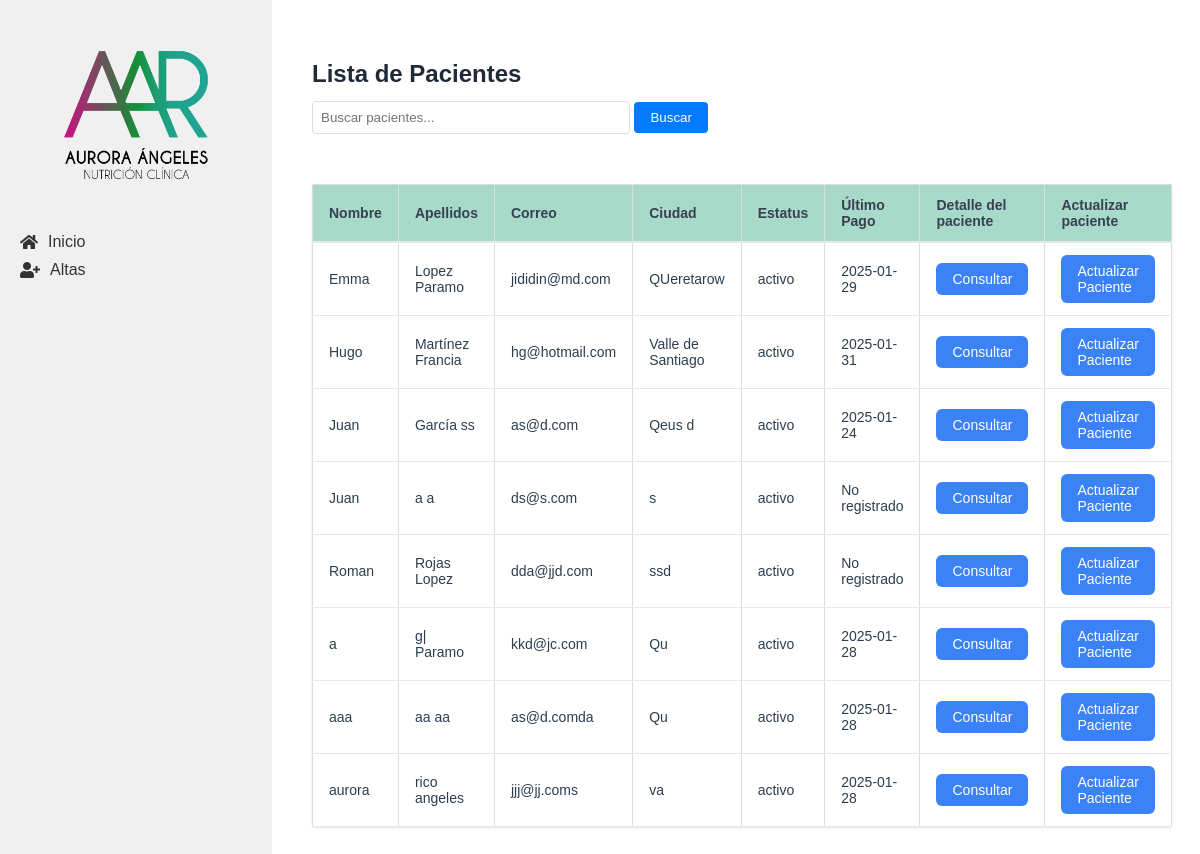
/pacientes, run on an earlier commit of the app's database.
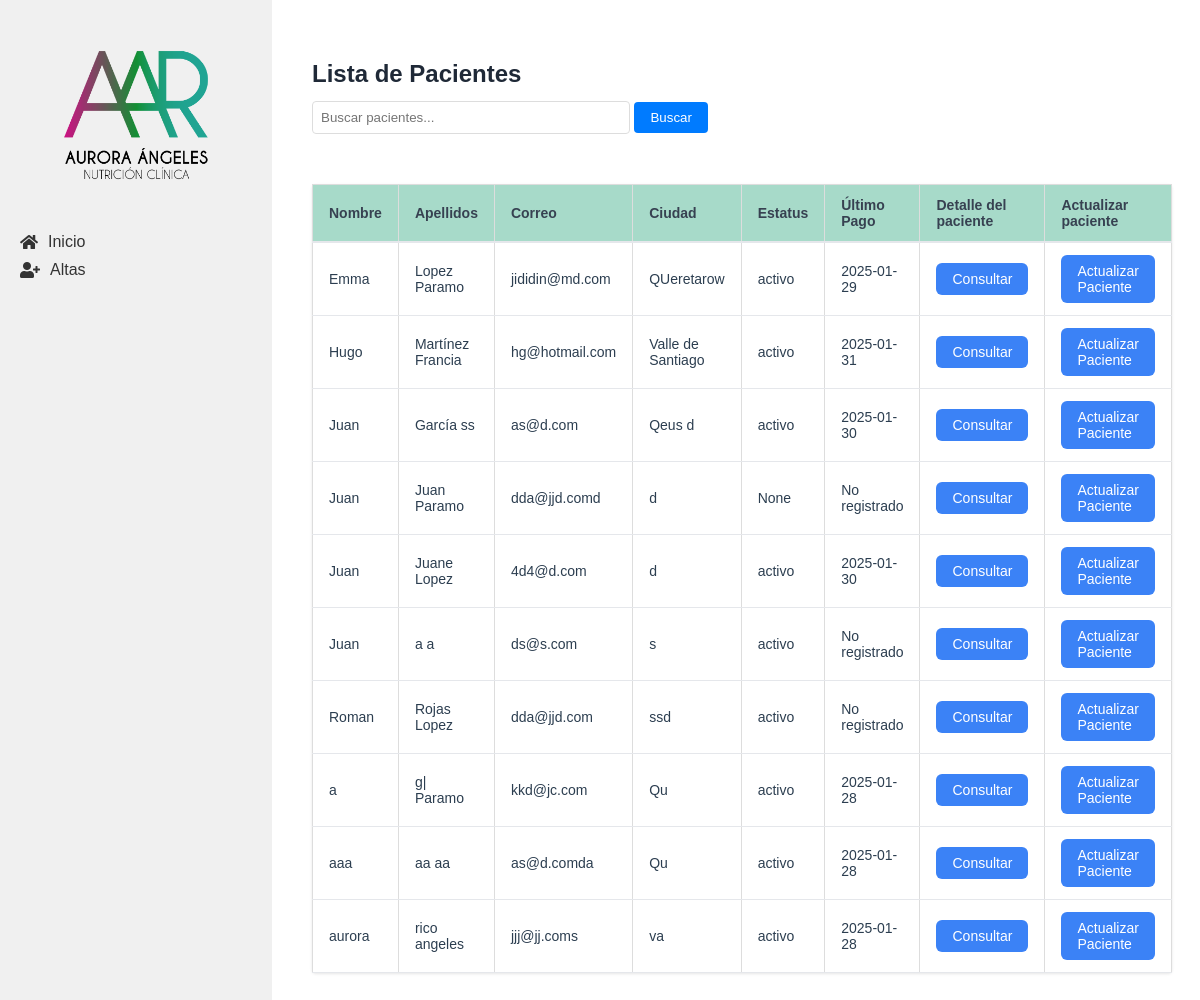
And on a later commit of the database.
### tables this page shows
CREATE TABLE "pacientes" (
    id INTEGER PRIMARY KEY AUTOINCREMENT,
    nombre TEXT NOT NULL,
    apellido_paterno TEXT NOT NULL,
    apellido_materno TEXT NOT NULL,
    fecha_nacimiento TEXT NOT NULL,
    telefono TEXT,
    correo TEXT UNIQUE NOT NULL,
    ciudad TEXT NOT NULL, `status` TEXT,
    fecha_registro TIMESTAMP DEFAULT CURRENT_TIMESTAMP
);

### app/controllers/pacientes.py (the view)
@pacientes.route('/pacientes')
def lista_pacientes():
    busqueda = request.args.get('busqueda', '')
    pacientes = Paciente.buscar(busqueda)
    return render_template('lista_pacientes.html', pacientes=pacientes, busqueda=busqueda)

### app/db.py (called while the page is built)
def get_db():
    if 'db' not in g:
        g.db = sqlite3.connect(
            'pacientes.db',
            detect_types=sqlite3.PARSE_DECLTYPES
        )
        g.db.row_factory = sqlite3.Row
    return g.db

def query_db(query, args=(), one=False):
    cur = get_db().execute(query, args)
    rv = cur.fetchall()
    cur.close()
    return (rv[0] if rv else None) if one else rv

### app/models/paciente.py (called while the page is built)
    @staticmethod
    def buscar(busqueda):
        return query_db('''
            SELECT p.*,
                    (SELECT fecha_pago FROM pagos WHERE paciente_id = p.id ORDER BY fecha_pago DESC LIMIT 1) as ultimo_pago
            FROM pacientes p
            WHERE p.nombre LIKE ? OR p.apellido_paterno LIKE ? OR p.apellido_materno LIKE ?
            ORDER BY p.nombre, p.apellido_paterno, p.apellido_materno
        ''', ['%' + busqueda + '%'] * 3)

### app/templates/lista_pacientes.html (shortened to what this page needs)
{% extends "base.html" %}
{% block content %}
<div class="table-container">
    <header class="valoracion-header">
        <h2>Lista de Pacientes</h2>
        <form action="{{ url_for('pacientes.lista_pacientes') }}" method="get" class="search-form">
            <input type="text" name="busqueda" placeholder="Buscar pacientes..." value="{{ busqueda }}">
            <button type="submit">Buscar</button>
        </form>
    </header>
    <table class="table">
        <thead>
            <tr>
                <th class="table__header">Nombre</th>
                <th class="table__header">Apellidos</th>
                <th class="table__header">Correo</th>
                <th class="table__header">Ciudad</th>
                <th class="table__header">Estatus</th>
                <th class="table__header">Último Pago</th>
                <th class="table__header">Detalle del paciente</th>
                <th class="table__header">Actualizar paciente</th>
            </tr>
        </thead>
        <tbody>
            {% for paciente in pacientes %}
            <tr>
                <td class="table__cell">{{ paciente['nombre'] }}</td>
                <td class="table__cell">{{ paciente['apellido_paterno'] }} {{ paciente['apellido_materno'] }}</td>
                <td class="table__cell">{{ paciente['correo'] }}</td>
                <td class="table__cell">{{ paciente['ciudad'] }}</td>
                <td class="table__cell">{{ paciente['status'] }}</td>
                <td class="table__cell">{{ paciente['ultimo_pago'] if paciente['ultimo_pago'] else 'No registrado' }}</td>
                <td class="table__cell">
                    <a href="{{ url_for('pacientes.detalle_paciente', id=paciente['id']) }}" class="action-button">Consultar</a>
                </td>
                <td class="table__cell">
                    <a href="{{ url_for('pacientes.editar_paciente', id=paciente['id']) }}" class="action-button">Actualizar Paciente</a>
                </td>
            </tr>
            {% endfor %}
        </tbody>
    </table>
</div>
{% endblock %}

What changed in the data, as far as the page shows it:
computed for pacientes "García": fecha_registro "2025-01-24" → "2025-01-30"
added pacientes: nombre "Juan", apellido_paterno "Juan", apellido_materno "Paramo", correo "dda@jjd.comd", ciudad "d", status "None", paciente "No registrado"
added pacientes: nombre "Juan", apellido_paterno "Juane", apellido_materno "Lopez", correo "4d4@d.com", ciudad "d", status "activo", paciente "2025-01-30"
